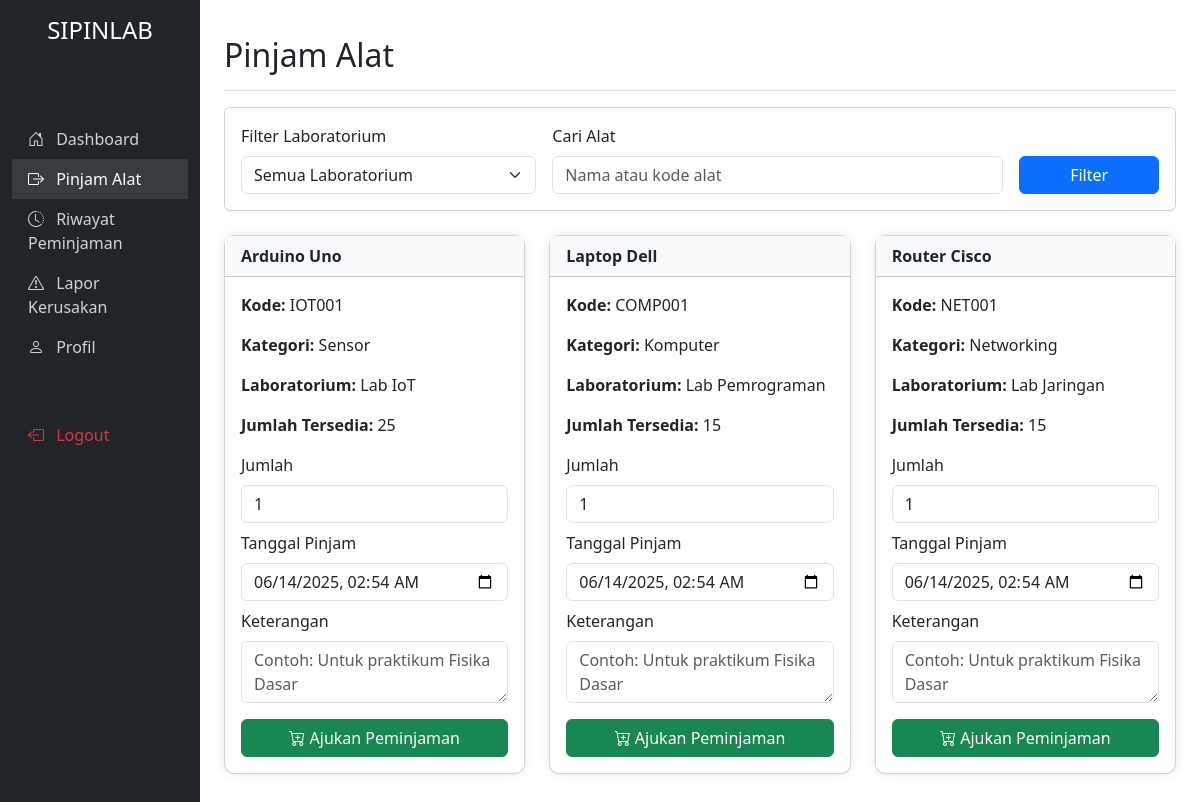
Screenshot of /mahasiswa/pinjam.php (signed in) with the database file from the repository.
### tables this page shows
CREATE TABLE `alat` (
  `id` int NOT NULL AUTO_INCREMENT,
  `kode` varchar(50) NOT NULL,
  `nama` varchar(100) NOT NULL,
  `deskripsi` text,
  `jumlah_total` int NOT NULL DEFAULT '1',
  `jumlah_tersedia` int NOT NULL DEFAULT '1',
  `kondisi` enum('baik','rusak_ringan','rusak_berat') DEFAULT 'baik',
  `id_kategori` int DEFAULT NULL,
  `id_laboratorium` int DEFAULT NULL,
  `created_at` timestamp NOT NULL DEFAULT CURRENT_TIMESTAMP,
  `updated_at` timestamp NOT NULL DEFAULT CURRENT_TIMESTAMP ON UPDATE CURRENT_TIMESTAMP,
  PRIMARY KEY (`id`),
  UNIQUE KEY `kode` (`kode`),
  KEY `id_kategori` (`id_kategori`),
  KEY `id_laboratorium` (`id_laboratorium`),
  CONSTRAINT `alat_ibfk_1` FOREIGN KEY (`id_kategori`) REFERENCES `kategori_alat` (`id`),
  CONSTRAINT `alat_ibfk_2` FOREIGN KEY (`id_laboratorium`) REFERENCES `laboratorium` (`id`)
);

CREATE TABLE `kategori_alat` (
  `id` int NOT NULL AUTO_INCREMENT,
  `nama` varchar(100) NOT NULL,
  `keterangan` text,
  `created_at` timestamp NOT NULL DEFAULT CURRENT_TIMESTAMP,
  `updated_at` timestamp NOT NULL DEFAULT CURRENT_TIMESTAMP ON UPDATE CURRENT_TIMESTAMP,
  PRIMARY KEY (`id`)
);

CREATE TABLE `laboratorium` (
  `id` int NOT NULL AUTO_INCREMENT,
  `nama` varchar(100) NOT NULL,
  `lokasi` varchar(100) NOT NULL,
  `keterangan` text,
  `created_at` timestamp NOT NULL DEFAULT CURRENT_TIMESTAMP,
  `updated_at` timestamp NOT NULL DEFAULT CURRENT_TIMESTAMP ON UPDATE CURRENT_TIMESTAMP,
  PRIMARY KEY (`id`)
);

### mahasiswa/pinjam.php (the view, shortened to what this page needs)
<?php
$database = new Database();
$conn = $database->getConnection();
$search = $_GET['search'] ?? '';
$query = "SELECT a.*, k.nama AS kategori, l.nama AS laboratorium
          FROM alat a
          JOIN kategori_alat k ON a.id_kategori = k.id
          JOIN laboratorium l ON a.id_laboratorium = l.id
          WHERE a.jumlah_tersedia > 0";
$query .= " ORDER BY a.nama ASC";
$stmt = $conn->prepare($query);
$stmt->execute();
$alat_list = $stmt->fetchAll(PDO::FETCH_ASSOC);
?>
<!DOCTYPE html>
<html lang="id">
<head>
    <link href="https://cdn.jsdelivr.net/npm/bootstrap@5.3.0-alpha1/dist/css/bootstrap.min.css" rel="stylesheet">
    <link rel="stylesheet" href="https://cdn.jsdelivr.net/npm/bootstrap-icons@1.10.0/font/bootstrap-icons.css">
</head>
<body>
    <div class="container-fluid">
        <div class="row">
            <div class="col-md-3 col-lg-2 d-md-block sidebar collapse">
                <div class="position-sticky pt-3">
                    <div class="text-center mb-4">
                        <h4>SIPINLAB</h4>
                        <p class="text-muted small">Sistem Peminjaman Alat Lab</p>
                    </div>
                    <ul class="nav flex-column">
                        <li class="nav-item">
                            <a class="nav-link" href="dashboard.php">
                                <i class="bi bi-house-door me-2"></i> Dashboard
                            </a>
                        </li>
                        <li class="nav-item">
                            <a class="nav-link active" href="pinjam.php">
                                <i class="bi bi-box-arrow-right me-2"></i> Pinjam Alat
                            </a>
                        </li>
                        <li class="nav-item">
                            <a class="nav-link" href="riwayat.php">
                                <i class="bi bi-clock-history me-2"></i> Riwayat Peminjaman
                            </a>
                        </li>
                        <li class="nav-item">
                            <a class="nav-link" href="lapor-kerusakan.php">
                                <i class="bi bi-exclamation-triangle me-2"></i> Lapor Kerusakan
                            </a>
                        </li>
                        <li class="nav-item">
                            <a class="nav-link" href="profil.php">
                                <i class="bi bi-person me-2"></i> Profil
                            </a>
                        </li>
                        <li class="nav-item mt-5">
                            <a class="nav-link text-danger" href="../logout.php">
                                <i class="bi bi-box-arrow-left me-2"></i> Logout
                            </a>
                        </li>
                    </ul>
                </div>
            </div>
            <div class="col-md-9 ms-sm-auto col-lg-10 px-md-4 main-content">
                <div class="d-flex justify-content-between flex-wrap flex-md-nowrap align-items-center pt-3 pb-2 mb-3 border-bottom">
                    <h1 class="h2">Pinjam Alat</h1>
                </div>
                <div class="card mb-4">
                    <div class="card-body">
                        <form action="" method="GET" class="row g-3">
                            <div class="col-md-4">
                                <label for="lab" class="form-label">Filter Laboratorium</label>
                                <select name="lab" id="lab" class="form-select">
                                    <option value="">Semua Laboratorium</option>
                                </select>
                            </div>
                            <div class="col-md-6">
                                <label for="search" class="form-label">Cari Alat</label>
                                <input type="text" class="form-control" id="search" name="search" placeholder="Nama atau kode alat" value="<?php echo $search; ?>">
                            </div>
                            <div class="col-md-2 d-flex align-items-end">
                                <button type="submit" class="btn btn-primary w-100">Filter</button>
                            </div>
                        </form>
                    </div>
                </div>
<div class="row">
    <?php if (empty($alat_list)): ?>
        <div class="col-12">
            <div class="alert alert-warning text-center">Tidak ada alat yang tersedia.</div>
        </div>
    <?php else: ?>
        <?php foreach ($alat_list as $alat): ?>
            <div class="col-md-6 col-lg-4">
                <div class="card card-alat">
                    <div class="card-header">
                        <?php echo htmlspecialchars($alat['nama']); ?>
                    </div>
                    <div class="card-body">
                        <p><strong>Kode:</strong> <?php echo htmlspecialchars($alat['kode']); ?></p>
                        <p><strong>Kategori:</strong> <?php echo htmlspecialchars($alat['kategori']); ?></p>
                        <p><strong>Laboratorium:</strong> <?php echo htmlspecialchars($alat['laboratorium']); ?></p>
                        <p><strong>Jumlah Tersedia:</strong> <?php echo $alat['jumlah_tersedia']; ?></p>
                        <form action="" method="POST">
                            <div class="mb-2">
                                <label for="jumlah_<?php echo $alat['id']; ?>" class="form-label">Jumlah</label>
                                <input type="number" class="form-control" id="jumlah_<?php echo $alat['id']; ?>" name="jumlah" value="1" min="1" max="<?php echo $alat['jumlah_tersedia']; ?>" required>
                            </div>
                            <div class="mb-2">
                                <label for="tanggal_pinjam_<?php echo $alat['id']; ?>" class="form-label">Tanggal Pinjam</label>
                                <input type="datetime-local" class="form-control" id="tanggal_pinjam_<?php echo $alat['id']; ?>" name="tanggal_pinjam" value="<?php echo date('Y-m-d\TH:i'); ?>" required>
                            </div>
                            <div class="mb-3">
                                <label for="keterangan_<?php echo $alat['id']; ?>" class="form-label">Keterangan</label>
                                <textarea class="form-control" id="keterangan_<?php echo $alat['id']; ?>" name="keterangan" rows="2" placeholder="Contoh: Untuk praktikum Fisika Dasar"></textarea>
                            </div>
                            <button type="submit" class="btn btn-success w-100">
                                <i class="bi bi-cart-plus"></i> Ajukan Peminjaman
                            </button>
                        </form>
                    </div>
                </div>
            </div>
        <?php endforeach; ?>
    <?php endif; ?>
</div>

### mahasiswa/pinjam.php (style rules this page uses)
.sidebar { min-height: 100vh; background-color: #212529; color: #fff; }
.sidebar .nav-link { color: rgba(255, 255, 255, 0.8); }
.sidebar .nav-link.active { color: #fff; background-color: rgba(255, 255, 255, 0.1); }
.main-content { padding: 20px; }
.card-alat { margin-bottom: 20px; border-radius: 10px; box-shadow: 0 0 10px rgba(0, 0, 0, 0.1); transition: transform 0.3s; }
.card-alat .card-header { background-color: #f8f9fa; font-weight: bold; }

### rows the page displays
alat: nama "Arduino Uno", kode "IOT001", id_kategori.nama "Sensor", id_laboratorium.nama "Lab IoT", jumlah_tersedia "25", keterangan "Contoh: Untuk praktikum Fisika Dasar"
alat: nama "Laptop Dell", kode "COMP001", id_kategori.nama "Komputer", id_laboratorium.nama "Lab Pemrograman", jumlah_tersedia "15", keterangan "Contoh: Untuk praktikum Fisika Dasar"
alat: nama "Router Cisco", kode "NET001", id_kategori.nama "Networking", id_laboratorium.nama "Lab Jaringan", jumlah_tersedia "15", jumlah "1", keterangan "Contoh: Untuk praktikum Fisika Dasar"
